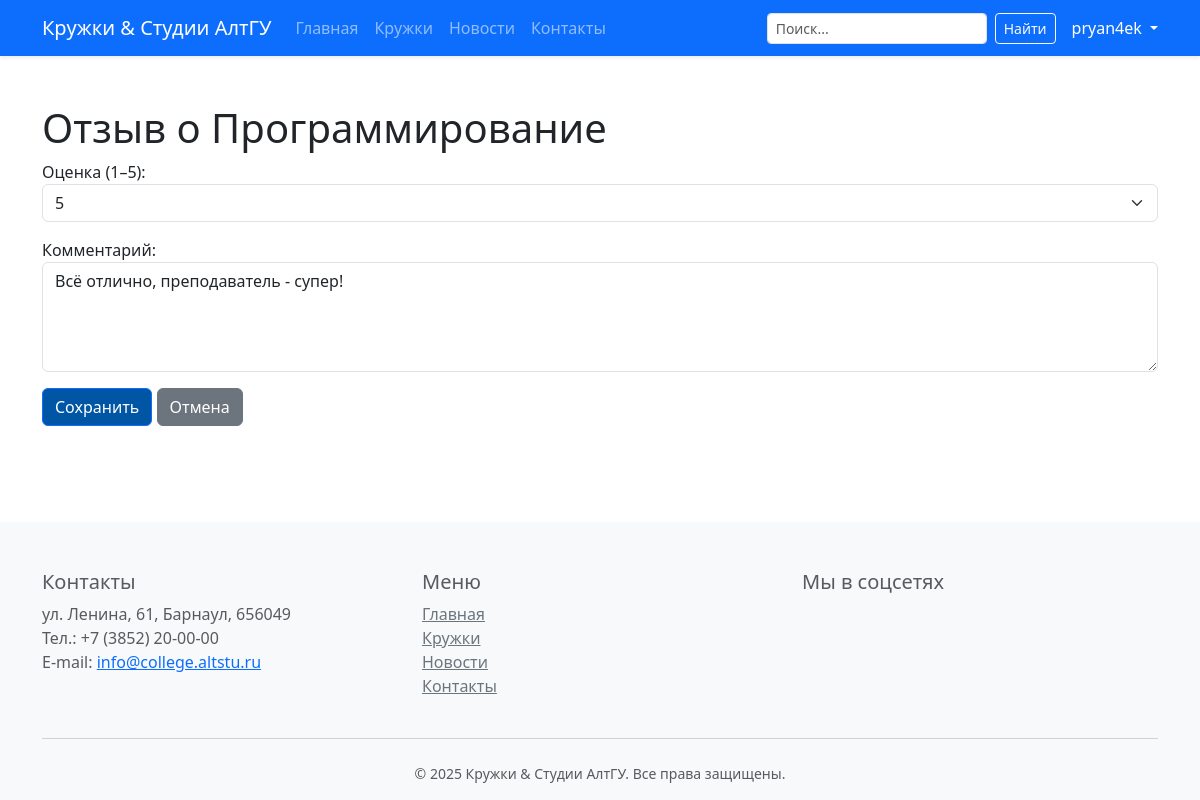
/student/dashboard/review/1/ (signed in), run on an earlier commit of the app's database.
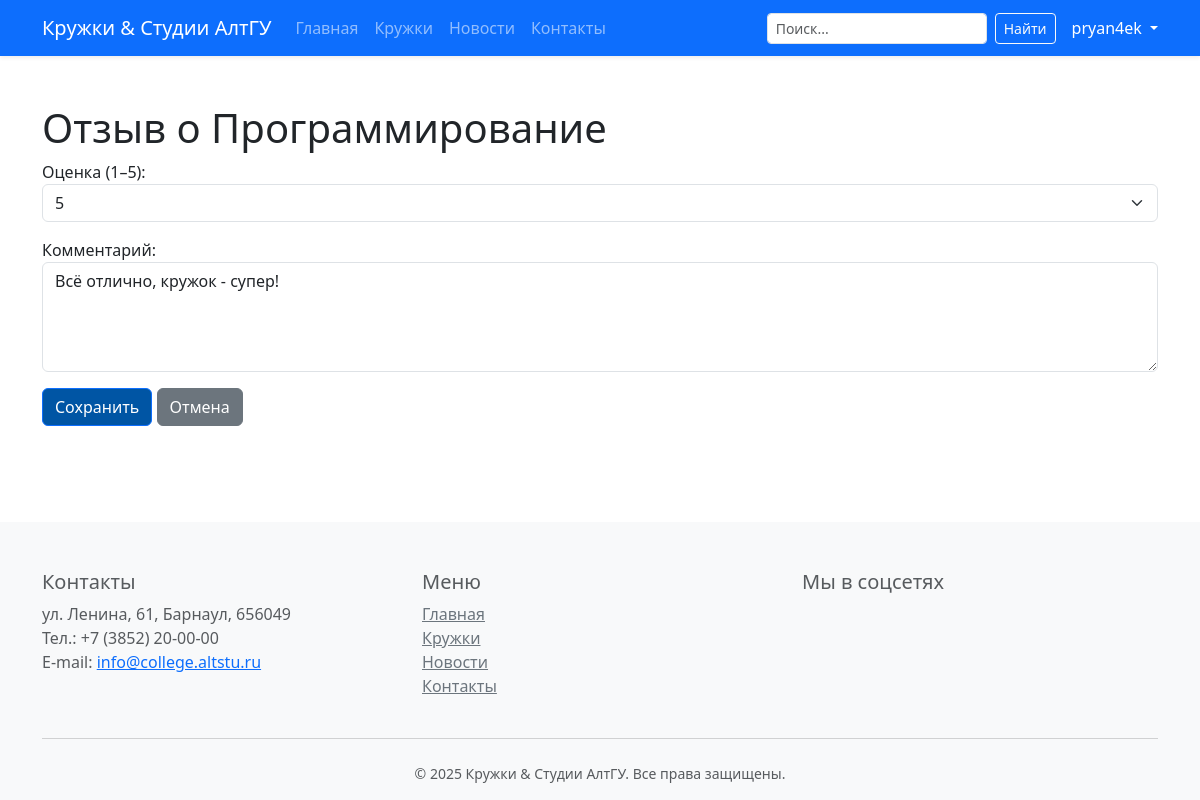
And on a later commit of the database.
### student_portal/models.py (models this page shows, shortened)
class Review(models.Model):
    user = models.ForeignKey(settings.AUTH_USER_MODEL,
                             on_delete=models.CASCADE,
                             related_name='reviews')
    club = models.ForeignKey(Club,
                             on_delete=models.CASCADE,
                             related_name='reviews')
    rating = models.PositiveSmallIntegerField('Оценка (1–5)', default=5)
    comment = models.TextField('Комментарий')
    created_at = models.DateTimeField('Дата отзыва', auto_now_add=True)
    class Meta:
        unique_together = ('user', 'club')
        verbose_name = 'Отзыв студента'
        verbose_name_plural = 'Отзывы студентов'

### student_portal/views.py (the view)
# urls.py: path('dashboard/review/<int:club_id>/', views.leave_review, name='leave_review'),
@login_required
def leave_review(request, club_id):
    club = get_object_or_404(Club, pk=club_id)
    if not Subscription.objects.filter(user=request.user, club=club, status='active').exists():
        return redirect('student_portal:dashboard')
    try:
        review = Review.objects.get(user=request.user, club=club)
    except Review.DoesNotExist:
        review = None
    if request.method == 'POST':
        form = ReviewForm(request.POST, instance=review)
        if form.is_valid():
            rev = form.save(commit=False)
            rev.user = request.user
            rev.club = club
            rev.created_at = timezone.now()
            rev.save()
            Notification.objects.create(
                user=request.user,
                message=f"Ваш отзыв о «{club.name}» сохранён"
            )
            return redirect('student_portal:dashboard')
    else:
        form = ReviewForm(instance=review)
    return render(request, 'student_portal/leave_review.html', {
        'form': form,
        'club': club,
        'year': timezone.now().year,
    })

### student_portal/forms.py
class ReviewForm(forms.ModelForm):
    class Meta:
        model = Review
        fields = ['rating', 'comment']
        widgets = {
            'rating': forms.Select(choices=[(i, i) for i in range(1, 6)],
                                   attrs={'class': 'form-select'}),
            'comment': forms.Textarea(attrs={'class': 'form-control', 'rows': 4}),
        }

### student_portal/templates/student_portal/leave_review.html (shortened to what this page needs)
{% extends 'base.html' %}
{% block content %}
    <h1>Отзыв о {{ club.name }}</h1>
    <form method="post">
        {{ form.as_p }}
        <button type="submit" class="btn btn-primary">Сохранить</button>
        <a href="{% url 'student_portal:dashboard' %}" class="btn btn-secondary">Отмена</a>
    </form>
{% endblock %}

What changed in the data, as far as the page shows it:
changed Review: comment "Всё отлично, преподаватель - супер!" → "Всё отлично, кружок - супер!"
